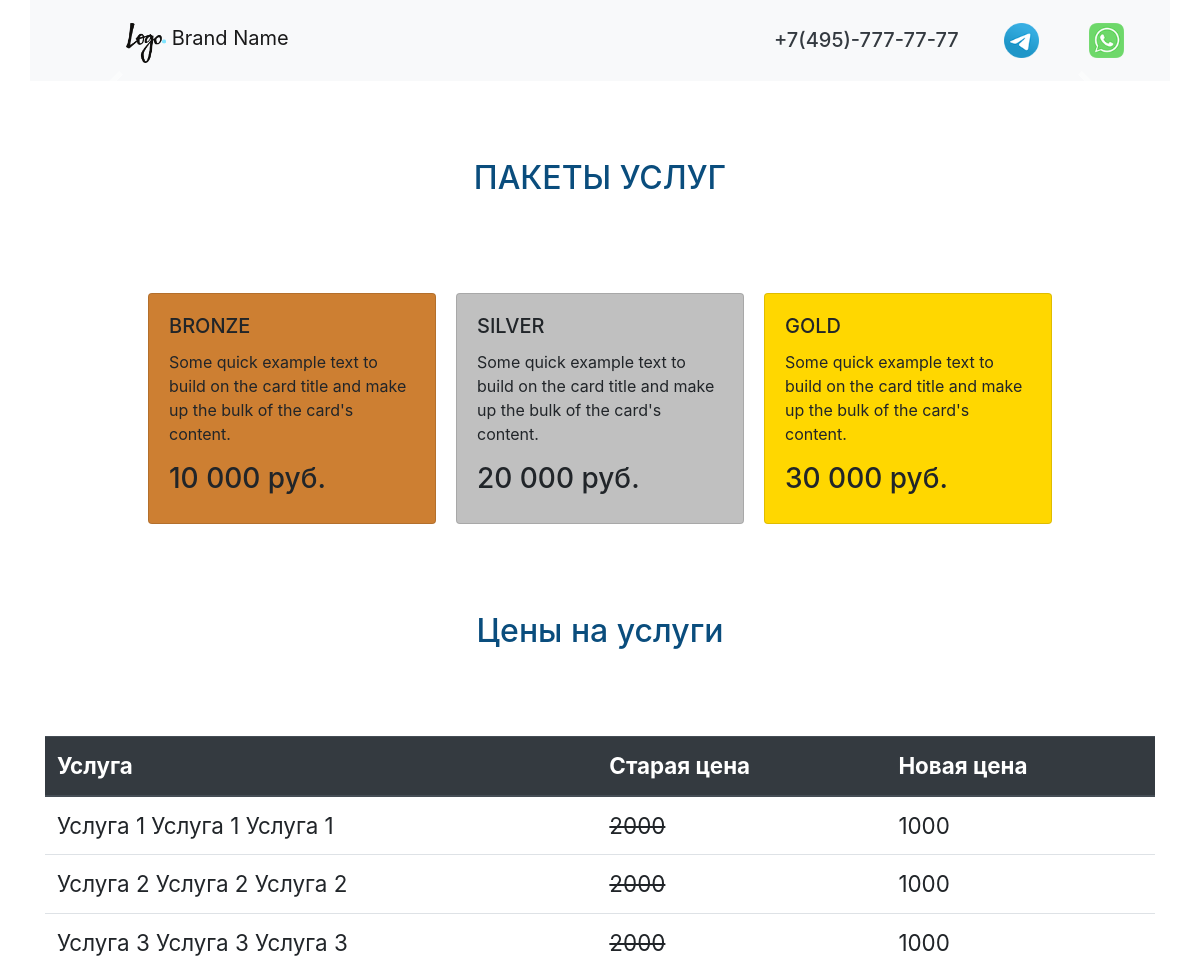
Before: / (upper part) with the older database file.
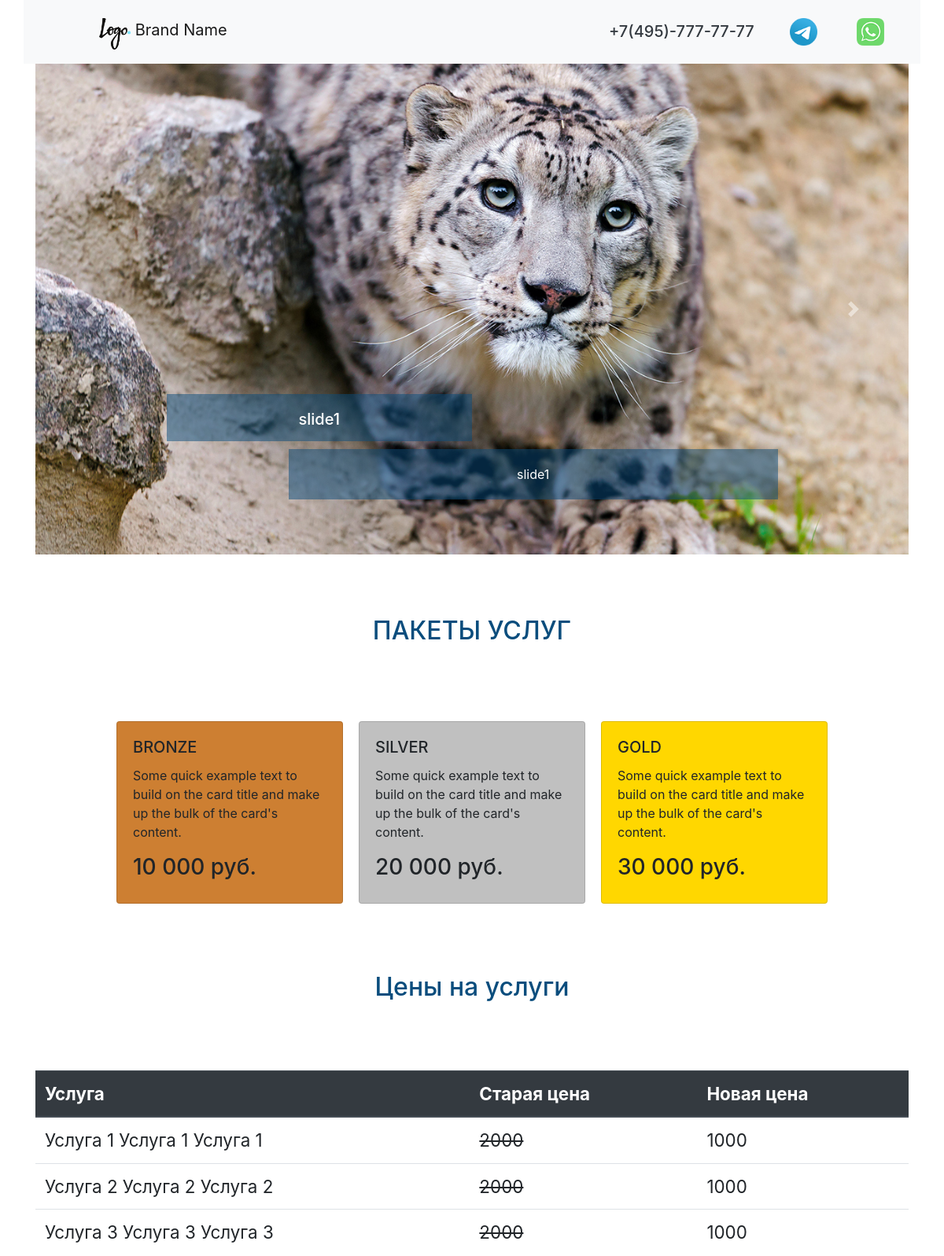
After: the same page with the newer database file.
### cms/models.py (models this page shows, shortened)
class CmsSlider(models.Model):
    cms_img = models.ImageField(upload_to='sliderimg/')
    cms_title = models.CharField(max_length=200, verbose_name='Заголовок')
    cms_text = models.CharField(max_length=200, verbose_name='Текст')
    cms_css = models.CharField(max_length=200,null=True, default='-',verbose_name='Css class')
    class Meta:
        verbose_name = 'Слайд'
        verbose_name_plural = 'Слайды',

### crm/views.py (the view)
# urls.py: path('', views.first_page),
def first_page(request):
    slider_list = CmsSlider.objects.all()
    return render(request, 'index.html', {'slider_list': slider_list,})

### templates/index.html (shortened to what this page needs)
{% extends 'base.html' %}
{% load static %}
{% block index %}
	{% include 'carousel.html' %}
	{% include 'prices.html' %}
  	<section>
  		<div class="container">
  			<h1 class="text-3">Цены на услуги</h1>
  			<table class="table table_one">
			  <thead class="thead-dark">
			    <tr>
			      <th scope="col">Услуга</th>
			      <th scope="col">Старая цена</th>
			      <th scope="col">Новая цена</th>
			    </tr>
			  </thead>
			  <tbody>
			    <tr>
			      <td>Услуга 1 Услуга 1 Услуга 1</td>
			      <td><del>2000</del></td>
			      <td>1000</td>
			    </tr>
			    <tr>
			      <td>Услуга 2 Услуга 2 Услуга 2</td>
			      <td><del>2000</del></td>
			      <td>1000</td>
			    </tr>
			    <tr>
			      <td>Услуга 3 Услуга 3 Услуга 3</td>
			      <td><del>2000</del></td>
			      <td>1000</td>
			    </tr>
			  </tbody>
			</table>
  		</div>
  	</section>
{% endblock %}

### templates/base.html (shortened to what this page needs)
<!doctype html>
{% load static %}
<html lang="ru">
  <head>
    <link href="{% static 'external.css' %}" rel="stylesheet">
    <link rel="stylesheet" href="https://cdn.jsdelivr.net/npm/bootstrap@4.5.3/dist/css/bootstrap.min.css">
  </head>
  <body>
	<nav class="navbar navbar-light bg-light container">
	  <a class="navbar-brand logo-top" href="#">
	    <img src="{% static 'img/Logo.png' %}" width="40" height="40" class="d-inline-block align-top" alt="" loading="lazy">
	    Brand Name
	  </a>
	  <div class="contact-top">
                <a class="whatsapp-number" href="https://web.whatsapp.com/"></a>
                <a class="telegram-number" href="https://t.me/"></a>
              <a class="phone-number text-dark" href="tel:+74957777777">
              	<h5>+7(495)-777-77-77</h5></a>
      </div>
	</nav>
{% block index %}
{% endblock %}
</body>
</html>

### templates/carousel.html (shortened to what this page needs)
{% load static %}
<section>
    <div id="carouselExampleCaptions" class="carousel slide container" data-ride="carousel">
    <div class="carousel-inner">
      {% for slide in slider_list %}
      <div class="carousel-item {{ slide.cms_css }}">
        <img src="{{ slide.cms_img.url }}" class="d-block w-100"  alt="...">
        <div class="carousel-caption d-none d-md-block">
          <h5 class="slaider_h">{{ slide.cms_title }}</h5>
          <p class="slaider_p">{{ slide.cms_text }}</p>
        </div>
      </div>
      {% endfor %}
    </div>
    <a class="carousel-control-prev" href="#carouselExampleCaptions" role="button" data-slide="prev">
      <span class="carousel-control-prev-icon" aria-hidden="true"></span>
    </a>
    <a class="carousel-control-next" href="#carouselExampleCaptions" role="button" data-slide="next">
      <span class="carousel-control-next-icon" aria-hidden="true"></span>
    </a>
  </div>
</section>

### templates/prices.html
<section>
    <div class="container">
        <h1 class="text-3">ПАКЕТЫ УСЛУГ</h1>
        <div class="row justify-content-center">
            <div class="card product_card" style="width: 18rem; background-color: #cd7f32;">
            <div class="card-body">
              <h5 class="card-title">BRONZE</h5>
              <p class="card-text">Some quick example text to build on the card title and make up the bulk of the card's content.</p>
              <h3>10 000 руб.</h3>
            </div>
          </div>
          <div class="card product_card" style="width: 18rem; background-color: #c0c0c0;">
            <div class="card-body">
              <h5 class="card-title">SILVER</h5>
              <p class="card-text">Some quick example text to build on the card title and make up the bulk of the card's content.</p>
              <h3>20 000 руб.</h3>
            </div>
          </div>
          <div class="card product_card" style="width: 18rem; background-color: #ffd700;">
            <div class="card-body">
              <h5 class="card-title">GOLD</h5>
              <p class="card-text">Some quick example text to build on the card title and make up the bulk of the card's content.</p>
              <h3>30 000 руб.</h3>
            </div>
          </div>
        </div>
    </div>
</section>

### landingpage/static/external.css (style rules this page uses)
.logo-top { width: 100px; height: 40px; float: left; margin: 0px 0px 5px 80px; }
.phone-number { width: 200px; height: 40px; float: right; margin: 20px 10px 5px 20px; }
.whatsapp-number { width: 35px; height: 35px; float: right; margin: 15px 30px 5px 20px; background: url(./img/wa-image-color.png) no-repeat center top / cover; transition: 0.5s ease-in-out; }
.telegram-number { width: 35px; height: 35px; float: right; margin: 15px 30px 5px 20px; background: url(./img/tg-image-color.png) no-repeat center top / cover; transition: 0.5s ease-in-out; }
.slaider_h { height: 60px; width: 50%; margin: 30px 0px 10px 0px; padding-top: 20px; background-color: rgba(10, 77, 125, 0.5); text-align: center; }
.slaider_p { height: 100%; width: 80%; float: right; margin: 0px 0px 30px 0px; padding-top: 20px; padding-bottom: 20px; background-color: rgba(10, 77, 125, 0.5); text-align: center; }
.text-3 { color: rgb(10, 77, 125); font-size: 2em; text-align: center; padding-top: 7%; padding-bottom: 7%; }
.product_card { margin: 10px; }
.table_one { font-size: 1.4em; }

Changed rows visible on the page:
added CmsSlider: cms_img (picture), cms_title "slide1", cms_text "slide1"
